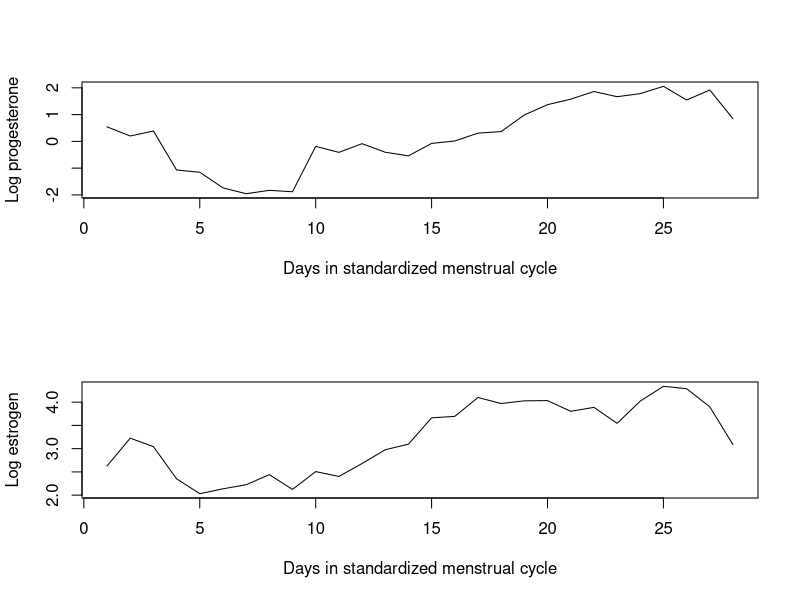

Here is the R script that generated this plot: (Note: this script raises an error after producing the figure.)
want <- read.table("ageBMI_want.txt", header = T)
data <- read.table("ageBMI.txt", header = T)

m <- 307 # number of women in the dataset (dataset w/ complete age BMI)

# find max in the new dataset after deleting rows with missing data 
max <- rep(0, m)
for (i in 1:307) {
	max[i] = nrow(data[which(data$womanid == i),])
}

n <- sum(max) # total observations for all subjects
n1 <- max[1]

# data visualization for one woman
par(mfrow = c(2, 1))
plot(log(data[1:n1, 3]), type = "l", ylab = "Log progesterone", xlab = "Days in standardized menstrual cycle")
plot(log(data[1:n1, 4]), type = "l", ylab = "Log estrogen", xlab = "Days in standardized menstrual cycle")


# plot(data[1:n1, 3], type = "l", ylab = "Progesterone Level", xlab = "day", ylim = c(1,80))
# par(new = T)
# plot(data[1:n1, 4], type = "l", ylab = "Estrogen Level", xlab = "day", ylim = c(1,80))



# BIVARIATE RESPONSE
Y <- matrix(0, 2*n)
for (i in 1:n) {
	Y[2*i - 1] = log(data$adjpdg2[i])
	Y[2*i] = log(data$adje1c2[i])
}

# COVARIATE X, indexes different from simulation, since ni are different for i
age <- want$age
BMI <- want$BMI
X <- matrix(0, 2*n, 4) # initialization
X[1:(2*n1), 1] = rep(c(age[1], 0), n1) 
X[1:(2*n1), 2] = rep(c(BMI[1], 0), n1) 
X[1:(2*n1), 3] = rep(c(0, age[1]), n1) 
X[1:(2*n1), 4] = rep(c(0, BMI[1]), n1) 
for (i in 2:m) {
	ni = max[i]
	
	# the 1st column of Xi is age[1], 0, age[2], 0...
	X[((2*sum(max[1:(i-1)])) + 1):(2*sum(max[1:i])), 1] = rep(c(age[i], 0), ni) 
	# the 2nd column of Xi is BMI[1], 0, BMI[2], 0...
	X[((2*sum(max[1:(i-1)])) + 1):(2*sum(max[1:i])), 2] = rep(c(BMI[i], 0), ni) 
	
	# the 3rd column of Xi is 0, age[1], 0, age[2]...
	X[((2*sum(max[1:(i-1)])) + 1):(2*sum(max[1:i])), 3] = rep(c(0, age[i]), ni)
	# the 4th column of Xi is 0, BMI[1], 0, BMI[2]...
	X[((2*sum(max[1:(i-1)])) + 1):(2*sum(max[1:i])), 4] = rep(c(0, BMI[i]), ni) 
}



# INVERSE VARIANCE MATRIX W
W <- diag(0, 2*n) # initialization of W
V <- diag(0, 2*n) # initialization of V

var_eps <- c(0.8, 0.6) # diagonal variance for epsilon


# Z1
Z1 <- matrix(0, 2*n1, 2) # initialize matrix Zi
Z1[ ,1] <- rep(c(1, 0), n1) # the first column of Zi is 1, 0, 1, 0...
Z1[ ,2] <- rep(c(0, 1), n1) # the second column of Zi is 0, 1, 0, 1...
D = matrix(c(1.5, 0.5, 0.5, 1.2), 2, 2) # variance for bi
# Gamma_1
gamma_1 <- matrix(0, 2*n1, 2*n1)
for (j in 1:n1) {
	gamma_1[2*j - 1, ] <- rep(c(9/4, 0), n1) 
	gamma_1[2*j, ] <- rep(c(25/4, 0), n1)
}

# V1
V1 <- Z1 %*% D %*% t(Z1) + diag(rep(var_eps, n1)) + gamma_1
V[(1:(2*n1)), (1:(2*n1))] <- V1
# W1
W1 <- solve(V1)
W[(1:(2*n1)), (1:(2*n1))] <- W1


# W for subject 2:m, diagonal block matrix
for (i in 2:m) {
	ni <- max[i]
	
	# Zi
	Zi <- matrix(0, 2*ni, 2) # initialize matrix Zi
	Zi[ ,1] <- rep(c(1, 0), ni) # the first column of Zi is 1, 0, 1, 0...
	Zi[ ,2] <- rep(c(0, 1), ni) # the second column of Zi is 0, 1, 0, 1...
	
	# Gamma_i
	gamma_i <- matrix(0, 2*ni, 2*ni)
	for (j in 1:ni) {
		gamma_i[2*j - 1, ] <- rep(c(9/4, 0), ni) 
		gamma_i[2*j, ] <- rep(c(25/4, 0), ni)
	}
	
	# index for W, nrow = ncol
	nrow <- ((2*sum(max[1:(i-1)])) + 1):(2*sum(max[1:i])) 
	Vi <- Zi %*% D %*% t(Zi) + diag(rep(var_eps, ni)) + gamma_i
	V[nrow, nrow] <- Vi
	W[nrow, nrow] <- solve(Vi)
}


# Find ordered distinct values of mod(t_ij, 28)
day <- data$standday
uniqueDay <- sort(unique(day))
r <- length(uniqueDay)

# Incidence matrices N1 & N2
N1 <- matrix(0, 2*n, r)
N2 <- matrix(0, 2*n, r)

N <- matrix(0, n1, r) # equivalent to Ni inside of the loop
day1 <- day[1:n1]
for (j in 1:n1){
	for (l in 1:r) {
		if(day1[j] == uniqueDay[l]){
			N[j, l] <- 1
		}
	}
}
A11 <- matrix(0, 2*n1, n1)
A21 <- matrix(0, 2*n1, n1)
for (j in 1:n1){
	A11[2*j - 1, j] <- 1
	A21[2*j, j] <- 1
}
N1[1:(2*n1),] = A11 %*% N
N2[1:(2*n1),] = A21 %*% N

for (i in 2:m) {
	ni <- max[i]
	
	Ni <- matrix(0, ni, r)
	index <- (sum(max[1:(i-1)]) + 1):sum(max[1:i]) 
	dayi <- day[index]
	for (j in 1:ni){
		for (l in 1:r){
			if(dayi[j] == uniqueDay[l]) {
				Ni[j, l] <- 1
			}
		}
	}
	
	A1i <- matrix(0, 2*ni, ni) # initialize matrix A1i
	A2i <- matrix(0, 2*ni, ni) # initialize matrix A2i
	for (j in 1:ni){
		A1i[2*j-1, j] <- 1
		A2i[2*j, j] <- 1 
	}	
	
	rindex <- ((2*sum(max[1:(i-1)])) + 1):(2*sum(max[1:i])) 
	N1[rindex,] <- A1i %*% Ni
	N2[rindex,] <- A2i %*% Ni	
}



# Matrix K, does not depend on theta

# Define matrix Q, double checked.
Q <- matrix(0, r, r-2)
for(j in 1:(r-2)) {
	Q[j, j] <- 2
	Q[j + 1, j] <- -4
	Q[j + 2, j] <- 2
}

# Define matrix R 
R = matrix(0, r-2, r-2)
for (i in 1:(r-2)) {
	R[i, i] <- (1/3)
}
for (i in 1:(r-3)) {
	R[i, i + 1] <- (1/6)*(1/2)
	R[i + 1, i] <- (1/6)*(1/2)
}

library(MASS) # to use ginv
K = Q %*% ginv(R) %*% t(Q)


# INVERSE of MATRIX C

lambda1 <- 0.15
lambda2 <- 2

# The 1st row of matrix C
C11 <- t(X) %*% W %*% X
C12 <- t(X) %*% W %*% N1
C13 <- t(X) %*% W %*% N2
CRow1 = cbind(C11, C12, C13)
# The 2nd row of matrix C
C21 <- t(N1) %*% W %*% X
C22 <- t(N1) %*% W %*% N1 + lambda1 * K
C23 <- t(N1) %*% W %*% N2
CRow2 = cbind(C21, C22, C23)
# The 3nd row of matrix C
C31 <- t(N2) %*% W %*% X
C32 <- t(N2) %*% W %*% N1
C33 <- t(N2) %*% W %*% N2 + lambda2 * K
CRow3 <- cbind(C31, C32, C33)
# Inverse of coefficient matrix
C <- rbind(CRow1, CRow2, CRow3)
invC <- ginv(C)

#======================================================================================
#
# ESTIMATES - beta, f1, f2, b, U
#======================================================================================



# ESTIMATES FOR beta, f1 AND f2
temp <- rbind(t(X) %*% W %*% Y, t(N1) %*% W %*% Y, t(N2) %*% W %*% Y)
est <- invC %*% temp
betaHat <- est[1:4] 
f1Hat <- matrix(est[5:60])
f2Hat <- matrix(est[61:116])

par(mfrow = c(2, 2))
plot(log(data[1:n1, 3]), type = "l", ylab = "Log progesterone", xlab = "Days in standardized menstrual cycle")
plot(f1Hat, type = "l", xlab = "56 distinct time points in standardized menstrual cycle", ylab = "Progesterone time effect")
plot(log(data[1:n1, 4]), type = "l", ylab = "Log estrogen", xlab = "Days in standardized menstrual cycle")
plot(f2Hat, type = "l", xlab = "56 distinct time points in standardized menstrual cycle", ylab = "Estrogen time effect")




# ESTIMATES FOR b, U
b <- matrix(0, 2*m, 1)
U <- matrix(0, 2*n, 1)

# b1
ind1 <- 1:(2*n1)
Y1 <- Y[ind1]
X1 <- X[ind1, 1:4]
f11 <- N1[ind1,] %*% f1Hat
f21 <- N2[ind1,] %*% f2Hat
res1 <- Y1 - X1 %*% betaHat - f11 - f21

# b1 and U1
b[1:2] <- D %*% t(Z1) %*% W1 %*% res1
U[ind1] <- gamma_1 %*% W1 %*% res1


# bi for subject 2:m
for (i in 2:m) {
	ni <- max[i]
	
	bi <- matrix(0, 2, 1)
	
	# Zi
	Zi <- matrix(0, 2*ni, 2) # initialize matrix Zi
	Zi[ ,1] <- rep(c(1, 0), ni) # the first column of Zi is 1, 0, 1, 0...
	Zi[ ,2] <- rep(c(0, 1), ni) # the second column of Zi is 0, 1, 0, 1...
	
	# Wi
	index <- ((2*sum(max[1:(i-1)])) + 1):(2*sum(max[1:i])) 
	Wi <- W[index, index]	
	
	# Gamma_i
	gamma_i <- matrix(0, 2*ni, 2*ni)
	for (j in 1:ni) {
		gamma_i[2*j - 1, ] <- rep(c(9/4, 0), ni) 
		gamma_i[2*j, ] <- rep(c(0, 25/4), ni)
	}
	
	# RESIDUAL Yi - Xi\hat\beta - \hat f1i - \hat f2i
	Yi <- Y[index]
	Xi <- X[index, ]
	f1i <- N1[index,] %*% f1Hat
	f2i <- N2[index,] %*% f2Hat
	res <- Yi - Xi %*% betaHat - f1i - f2i
		
	bi <- D %*% t(Zi) %*% Wi %*% res
	b[(2*i - 1):(2*i)] <- bi
	
	Ui <- gamma_i %*% Wi %*% res
	U[index] <- Ui
}

#======================================================================================
#
# COVARIANCES - beta, f1, f2
#======================================================================================

# WEIGHT MATRICES

W1inv <- ginv(C22)
W2inv <- ginv(C33)

a <- W %*% N1
b <- a %*% W1inv
c <- b %*% t(a)
W1 <- W - c
a1 <- W %*% N2
W2 <- W - b %*% W2inv %*% t(b)


invX <- t(N2) %*% W1 %*% N2 + lambda2 * K
WxInv <- ginv(invX)
invF1 <- t(X) %*% W2 %*% X
Wf1Inv <- ginv(invF1)
invF2 <- t(X) %*% W1 %*% X
Wf2Inv <- ginv(invF2)

a2 <- W1 %*% N2
Wx <- W1 - W1 %*% N2 %*% WxInv %*% t(N2) %*% W1
Wf1 <- W2 - W2 %*% X %*% Wf1Inv %*% X %*% W2
Wf2 <- W1 - W1 %*% X %*% Wf2Inv %*% X %*% W1


# COVARIANCES - beta, f1 AND f2

invB <- t(X) %*% Wx %*% X
betaInv <- ginv(invB) 
hatB <-  betaInv %*% t(X) %*% Wx
covBeta <- hatB %*% V %*% t(hatB)

invF1 <- t(N1) %*% Wf1 %*% N1 + lambda1 * K
f1Inv <- solve(invF1)
hatF1 <- f1Inv %*% N1 %*% Wf1
covF1 <- hatF1 %*% V %*% t(hatF1)

invF2 <- t(N2) %*% Wf2 %*% N2 + lambda2 * K
f2Inv <- solve(invF1)
hatF2 <- f2Inv %*% N2 %*% Wf2
covF2 <- hatF2 %*% V %*% t(hatF2)




